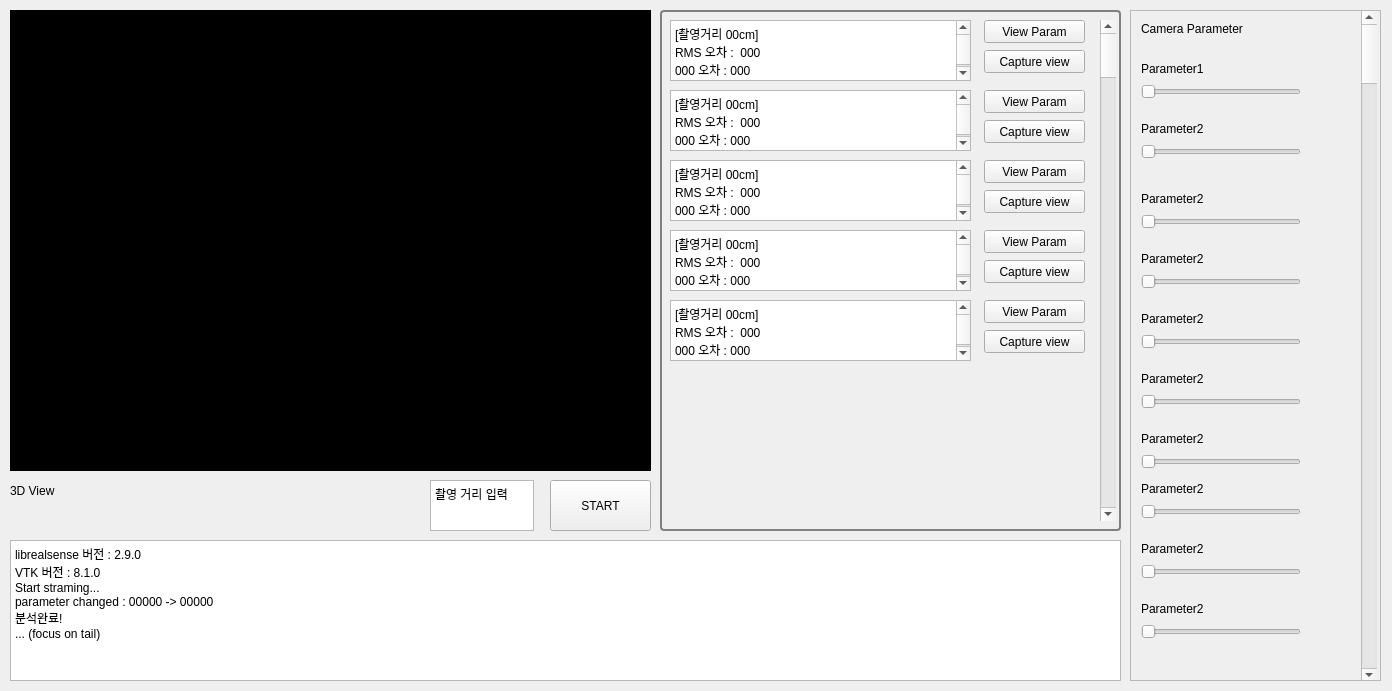
<?xml version="1.0" encoding="UTF-8"?>
<ui version="4.0">
 <class>ValueTestModuleClass</class>
 <widget class="QWidget" name="ValueTestModuleClass">
  <property name="geometry">
   <rect>
    <x>0</x>
    <y>0</y>
    <width>1392</width>
    <height>691</height>
   </rect>
  </property>
  <property name="windowTitle">
   <string>ValueTestModule</string>
  </property>
  <widget class="QFrame" name="Viewer_cad_RS">
   <property name="geometry">
    <rect>
     <x>10</x>
     <y>10</y>
     <width>641</width>
     <height>461</height>
    </rect>
   </property>
   <property name="styleSheet">
    <string notr="true">background-color: rgb(0, 0, 0);</string>
   </property>
   <property name="frameShape">
    <enum>QFrame::StyledPanel</enum>
   </property>
   <property name="frameShadow">
    <enum>QFrame::Raised</enum>
   </property>
  </widget>
  <widget class="QTextBrowser" name="textBrowser">
   <property name="geometry">
    <rect>
     <x>10</x>
     <y>540</y>
     <width>1111</width>
     <height>141</height>
    </rect>
   </property>
   <property name="html">
    <string>&lt;!DOCTYPE HTML PUBLIC &quot;-//W3C//DTD HTML 4.0//EN&quot; &quot;http://www.w3.org/TR/REC-html40/strict.dtd&quot;&gt;
&lt;html&gt;&lt;head&gt;&lt;meta name=&quot;qrichtext&quot; content=&quot;1&quot; /&gt;&lt;style type=&quot;text/css&quot;&gt;
p, li { white-space: pre-wrap; }
&lt;/style&gt;&lt;/head&gt;&lt;body style=&quot; font-family:'Gulim'; font-size:9pt; font-weight:400; font-style:normal;&quot;&gt;
&lt;p style=&quot; margin-top:0px; margin-bottom:0px; margin-left:0px; margin-right:0px; -qt-block-indent:0; text-indent:0px;&quot;&gt;librealsense 버전 : 2.9.0&lt;/p&gt;
&lt;p style=&quot; margin-top:0px; margin-bottom:0px; margin-left:0px; margin-right:0px; -qt-block-indent:0; text-indent:0px;&quot;&gt;VTK 버전 : 8.1.0&lt;/p&gt;
&lt;p style=&quot; margin-top:0px; margin-bottom:0px; margin-left:0px; margin-right:0px; -qt-block-indent:0; text-indent:0px;&quot;&gt;Start straming...&lt;/p&gt;
&lt;p style=&quot; margin-top:0px; margin-bottom:0px; margin-left:0px; margin-right:0px; -qt-block-indent:0; text-indent:0px;&quot;&gt;parameter changed : 00000 -&amp;gt; 00000&lt;/p&gt;
&lt;p style=&quot; margin-top:0px; margin-bottom:0px; margin-left:0px; margin-right:0px; -qt-block-indent:0; text-indent:0px;&quot;&gt;분석완료!&lt;br /&gt;... (focus on tail)&lt;br /&gt;&lt;/p&gt;&lt;/body&gt;&lt;/html&gt;</string>
   </property>
  </widget>
  <widget class="QPushButton" name="CapDepBtn">
   <property name="geometry">
    <rect>
     <x>550</x>
     <y>480</y>
     <width>101</width>
     <height>51</height>
    </rect>
   </property>
   <property name="text">
    <string>START</string>
   </property>
  </widget>
  <widget class="QScrollArea" name="scrollArea">
   <property name="geometry">
    <rect>
     <x>1130</x>
     <y>10</y>
     <width>251</width>
     <height>671</height>
    </rect>
   </property>
   <property name="widgetResizable">
    <bool>true</bool>
   </property>
   <widget class="QWidget" name="scrollAreaWidgetContents">
    <property name="geometry">
     <rect>
      <x>0</x>
      <y>0</y>
      <width>249</width>
      <height>669</height>
     </rect>
    </property>
    <widget class="QSlider" name="horizontalSlider">
     <property name="geometry">
      <rect>
       <x>10</x>
       <y>70</y>
       <width>160</width>
       <height>22</height>
      </rect>
     </property>
     <property name="orientation">
      <enum>Qt::Horizontal</enum>
     </property>
    </widget>
    <widget class="QSlider" name="horizontalSlider_2">
     <property name="geometry">
      <rect>
       <x>10</x>
       <y>130</y>
       <width>160</width>
       <height>22</height>
      </rect>
     </property>
     <property name="orientation">
      <enum>Qt::Horizontal</enum>
     </property>
    </widget>
    <widget class="QLabel" name="label_11">
     <property name="geometry">
      <rect>
       <x>10</x>
       <y>10</y>
       <width>151</width>
       <height>16</height>
      </rect>
     </property>
     <property name="text">
      <string>Camera Parameter</string>
     </property>
    </widget>
    <widget class="QLabel" name="label_12">
     <property name="geometry">
      <rect>
       <x>10</x>
       <y>50</y>
       <width>151</width>
       <height>16</height>
      </rect>
     </property>
     <property name="text">
      <string>Parameter1</string>
     </property>
    </widget>
    <widget class="QLabel" name="label_13">
     <property name="geometry">
      <rect>
       <x>10</x>
       <y>110</y>
       <width>151</width>
       <height>16</height>
      </rect>
     </property>
     <property name="text">
      <string>Parameter2</string>
     </property>
    </widget>
    <widget class="QLabel" name="label_14">
     <property name="geometry">
      <rect>
       <x>10</x>
       <y>180</y>
       <width>151</width>
       <height>16</height>
      </rect>
     </property>
     <property name="text">
      <string>Parameter2</string>
     </property>
    </widget>
    <widget class="QSlider" name="horizontalSlider_3">
     <property name="geometry">
      <rect>
       <x>10</x>
       <y>200</y>
       <width>160</width>
       <height>22</height>
      </rect>
     </property>
     <property name="orientation">
      <enum>Qt::Horizontal</enum>
     </property>
    </widget>
    <widget class="QLabel" name="label_15">
     <property name="geometry">
      <rect>
       <x>10</x>
       <y>240</y>
       <width>151</width>
       <height>16</height>
      </rect>
     </property>
     <property name="text">
      <string>Parameter2</string>
     </property>
    </widget>
    <widget class="QSlider" name="horizontalSlider_4">
     <property name="geometry">
      <rect>
       <x>10</x>
       <y>260</y>
       <width>160</width>
       <height>22</height>
      </rect>
     </property>
     <property name="orientation">
      <enum>Qt::Horizontal</enum>
     </property>
    </widget>
    <widget class="QSlider" name="horizontalSlider_5">
     <property name="geometry">
      <rect>
       <x>10</x>
       <y>320</y>
       <width>160</width>
       <height>22</height>
      </rect>
     </property>
     <property name="orientation">
      <enum>Qt::Horizontal</enum>
     </property>
    </widget>
    <widget class="QLabel" name="label_16">
     <property name="geometry">
      <rect>
       <x>10</x>
       <y>300</y>
       <width>151</width>
       <height>16</height>
      </rect>
     </property>
     <property name="text">
      <string>Parameter2</string>
     </property>
    </widget>
    <widget class="QSlider" name="horizontalSlider_6">
     <property name="geometry">
      <rect>
       <x>10</x>
       <y>380</y>
       <width>160</width>
       <height>22</height>
      </rect>
     </property>
     <property name="orientation">
      <enum>Qt::Horizontal</enum>
     </property>
    </widget>
    <widget class="QLabel" name="label_17">
     <property name="geometry">
      <rect>
       <x>10</x>
       <y>360</y>
       <width>151</width>
       <height>16</height>
      </rect>
     </property>
     <property name="text">
      <string>Parameter2</string>
     </property>
    </widget>
    <widget class="QSlider" name="horizontalSlider_7">
     <property name="geometry">
      <rect>
       <x>10</x>
       <y>440</y>
       <width>160</width>
       <height>22</height>
      </rect>
     </property>
     <property name="orientation">
      <enum>Qt::Horizontal</enum>
     </property>
    </widget>
    <widget class="QLabel" name="label_18">
     <property name="geometry">
      <rect>
       <x>10</x>
       <y>420</y>
       <width>151</width>
       <height>16</height>
      </rect>
     </property>
     <property name="text">
      <string>Parameter2</string>
     </property>
    </widget>
    <widget class="QSlider" name="horizontalSlider_8">
     <property name="geometry">
      <rect>
       <x>10</x>
       <y>490</y>
       <width>160</width>
       <height>22</height>
      </rect>
     </property>
     <property name="orientation">
      <enum>Qt::Horizontal</enum>
     </property>
    </widget>
    <widget class="QLabel" name="label_19">
     <property name="geometry">
      <rect>
       <x>10</x>
       <y>470</y>
       <width>151</width>
       <height>16</height>
      </rect>
     </property>
     <property name="text">
      <string>Parameter2</string>
     </property>
    </widget>
    <widget class="QSlider" name="horizontalSlider_9">
     <property name="geometry">
      <rect>
       <x>10</x>
       <y>550</y>
       <width>160</width>
       <height>22</height>
      </rect>
     </property>
     <property name="orientation">
      <enum>Qt::Horizontal</enum>
     </property>
    </widget>
    <widget class="QLabel" name="label_20">
     <property name="geometry">
      <rect>
       <x>10</x>
       <y>530</y>
       <width>151</width>
       <height>16</height>
      </rect>
     </property>
     <property name="text">
      <string>Parameter2</string>
     </property>
    </widget>
    <widget class="QSlider" name="horizontalSlider_10">
     <property name="geometry">
      <rect>
       <x>10</x>
       <y>610</y>
       <width>160</width>
       <height>22</height>
      </rect>
     </property>
     <property name="orientation">
      <enum>Qt::Horizontal</enum>
     </property>
    </widget>
    <widget class="QLabel" name="label_21">
     <property name="geometry">
      <rect>
       <x>10</x>
       <y>590</y>
       <width>151</width>
       <height>16</height>
      </rect>
     </property>
     <property name="text">
      <string>Parameter2</string>
     </property>
    </widget>
    <widget class="QScrollBar" name="verticalScrollBar">
     <property name="geometry">
      <rect>
       <x>230</x>
       <y>0</y>
       <width>16</width>
       <height>671</height>
      </rect>
     </property>
     <property name="orientation">
      <enum>Qt::Vertical</enum>
     </property>
    </widget>
   </widget>
  </widget>
  <widget class="QLabel" name="label_8">
   <property name="geometry">
    <rect>
     <x>10</x>
     <y>470</y>
     <width>61</width>
     <height>41</height>
    </rect>
   </property>
   <property name="text">
    <string>3D View</string>
   </property>
  </widget>
  <widget class="QTextBrowser" name="textBrowser_2">
   <property name="geometry">
    <rect>
     <x>670</x>
     <y>20</y>
     <width>301</width>
     <height>61</height>
    </rect>
   </property>
   <property name="html">
    <string>&lt;!DOCTYPE HTML PUBLIC &quot;-//W3C//DTD HTML 4.0//EN&quot; &quot;http://www.w3.org/TR/REC-html40/strict.dtd&quot;&gt;
&lt;html&gt;&lt;head&gt;&lt;meta name=&quot;qrichtext&quot; content=&quot;1&quot; /&gt;&lt;style type=&quot;text/css&quot;&gt;
p, li { white-space: pre-wrap; }
&lt;/style&gt;&lt;/head&gt;&lt;body style=&quot; font-family:'Gulim'; font-size:9pt; font-weight:400; font-style:normal;&quot;&gt;
&lt;p style=&quot; margin-top:0px; margin-bottom:0px; margin-left:0px; margin-right:0px; -qt-block-indent:0; text-indent:0px;&quot;&gt;[촬영거리 00cm]&lt;/p&gt;
&lt;p style=&quot; margin-top:0px; margin-bottom:0px; margin-left:0px; margin-right:0px; -qt-block-indent:0; text-indent:0px;&quot;&gt;RMS 오차 :  000&lt;br /&gt;000 오차 : 000 &lt;/p&gt;&lt;/body&gt;&lt;/html&gt;</string>
   </property>
  </widget>
  <widget class="QLabel" name="label_9">
   <property name="geometry">
    <rect>
     <x>660</x>
     <y>10</y>
     <width>461</width>
     <height>521</height>
    </rect>
   </property>
   <property name="styleSheet">
    <string notr="true">border-radius: 4px;
border: 2px solid gray;
background-image: url(:/myImage.png);
</string>
   </property>
   <property name="text">
    <string/>
   </property>
  </widget>
  <widget class="QScrollBar" name="verticalScrollBar_2">
   <property name="geometry">
    <rect>
     <x>1100</x>
     <y>20</y>
     <width>16</width>
     <height>501</height>
    </rect>
   </property>
   <property name="orientation">
    <enum>Qt::Vertical</enum>
   </property>
  </widget>
  <widget class="QTextEdit" name="textEdit">
   <property name="geometry">
    <rect>
     <x>430</x>
     <y>480</y>
     <width>104</width>
     <height>51</height>
    </rect>
   </property>
   <property name="html">
    <string>&lt;!DOCTYPE HTML PUBLIC &quot;-//W3C//DTD HTML 4.0//EN&quot; &quot;http://www.w3.org/TR/REC-html40/strict.dtd&quot;&gt;
&lt;html&gt;&lt;head&gt;&lt;meta name=&quot;qrichtext&quot; content=&quot;1&quot; /&gt;&lt;style type=&quot;text/css&quot;&gt;
p, li { white-space: pre-wrap; }
&lt;/style&gt;&lt;/head&gt;&lt;body style=&quot; font-family:'Gulim'; font-size:9pt; font-weight:400; font-style:normal;&quot;&gt;
&lt;p style=&quot; margin-top:0px; margin-bottom:0px; margin-left:0px; margin-right:0px; -qt-block-indent:0; text-indent:0px;&quot;&gt;촬영 거리 입력&lt;/p&gt;&lt;/body&gt;&lt;/html&gt;</string>
   </property>
  </widget>
  <widget class="QPushButton" name="pushButton">
   <property name="geometry">
    <rect>
     <x>984</x>
     <y>20</y>
     <width>101</width>
     <height>23</height>
    </rect>
   </property>
   <property name="text">
    <string>View Param</string>
   </property>
  </widget>
  <widget class="QPushButton" name="pushButton_2">
   <property name="geometry">
    <rect>
     <x>984</x>
     <y>50</y>
     <width>101</width>
     <height>23</height>
    </rect>
   </property>
   <property name="text">
    <string>Capture view</string>
   </property>
  </widget>
  <widget class="QPushButton" name="pushButton_3">
   <property name="geometry">
    <rect>
     <x>984</x>
     <y>90</y>
     <width>101</width>
     <height>23</height>
    </rect>
   </property>
   <property name="text">
    <string>View Param</string>
   </property>
  </widget>
  <widget class="QPushButton" name="pushButton_4">
   <property name="geometry">
    <rect>
     <x>984</x>
     <y>120</y>
     <width>101</width>
     <height>23</height>
    </rect>
   </property>
   <property name="text">
    <string>Capture view</string>
   </property>
  </widget>
  <widget class="QTextBrowser" name="textBrowser_3">
   <property name="geometry">
    <rect>
     <x>670</x>
     <y>90</y>
     <width>301</width>
     <height>61</height>
    </rect>
   </property>
   <property name="html">
    <string>&lt;!DOCTYPE HTML PUBLIC &quot;-//W3C//DTD HTML 4.0//EN&quot; &quot;http://www.w3.org/TR/REC-html40/strict.dtd&quot;&gt;
&lt;html&gt;&lt;head&gt;&lt;meta name=&quot;qrichtext&quot; content=&quot;1&quot; /&gt;&lt;style type=&quot;text/css&quot;&gt;
p, li { white-space: pre-wrap; }
&lt;/style&gt;&lt;/head&gt;&lt;body style=&quot; font-family:'Gulim'; font-size:9pt; font-weight:400; font-style:normal;&quot;&gt;
&lt;p style=&quot; margin-top:0px; margin-bottom:0px; margin-left:0px; margin-right:0px; -qt-block-indent:0; text-indent:0px;&quot;&gt;[촬영거리 00cm]&lt;/p&gt;
&lt;p style=&quot; margin-top:0px; margin-bottom:0px; margin-left:0px; margin-right:0px; -qt-block-indent:0; text-indent:0px;&quot;&gt;RMS 오차 :  000&lt;br /&gt;000 오차 : 000 &lt;/p&gt;&lt;/body&gt;&lt;/html&gt;</string>
   </property>
  </widget>
  <widget class="QPushButton" name="pushButton_5">
   <property name="geometry">
    <rect>
     <x>984</x>
     <y>160</y>
     <width>101</width>
     <height>23</height>
    </rect>
   </property>
   <property name="text">
    <string>View Param</string>
   </property>
  </widget>
  <widget class="QPushButton" name="pushButton_6">
   <property name="geometry">
    <rect>
     <x>984</x>
     <y>190</y>
     <width>101</width>
     <height>23</height>
    </rect>
   </property>
   <property name="text">
    <string>Capture view</string>
   </property>
  </widget>
  <widget class="QTextBrowser" name="textBrowser_4">
   <property name="geometry">
    <rect>
     <x>670</x>
     <y>160</y>
     <width>301</width>
     <height>61</height>
    </rect>
   </property>
   <property name="html">
    <string>&lt;!DOCTYPE HTML PUBLIC &quot;-//W3C//DTD HTML 4.0//EN&quot; &quot;http://www.w3.org/TR/REC-html40/strict.dtd&quot;&gt;
&lt;html&gt;&lt;head&gt;&lt;meta name=&quot;qrichtext&quot; content=&quot;1&quot; /&gt;&lt;style type=&quot;text/css&quot;&gt;
p, li { white-space: pre-wrap; }
&lt;/style&gt;&lt;/head&gt;&lt;body style=&quot; font-family:'Gulim'; font-size:9pt; font-weight:400; font-style:normal;&quot;&gt;
&lt;p style=&quot; margin-top:0px; margin-bottom:0px; margin-left:0px; margin-right:0px; -qt-block-indent:0; text-indent:0px;&quot;&gt;[촬영거리 00cm]&lt;/p&gt;
&lt;p style=&quot; margin-top:0px; margin-bottom:0px; margin-left:0px; margin-right:0px; -qt-block-indent:0; text-indent:0px;&quot;&gt;RMS 오차 :  000&lt;br /&gt;000 오차 : 000 &lt;/p&gt;&lt;/body&gt;&lt;/html&gt;</string>
   </property>
  </widget>
  <widget class="QPushButton" name="pushButton_7">
   <property name="geometry">
    <rect>
     <x>984</x>
     <y>230</y>
     <width>101</width>
     <height>23</height>
    </rect>
   </property>
   <property name="text">
    <string>View Param</string>
   </property>
  </widget>
  <widget class="QPushButton" name="pushButton_8">
   <property name="geometry">
    <rect>
     <x>984</x>
     <y>260</y>
     <width>101</width>
     <height>23</height>
    </rect>
   </property>
   <property name="text">
    <string>Capture view</string>
   </property>
  </widget>
  <widget class="QTextBrowser" name="textBrowser_5">
   <property name="geometry">
    <rect>
     <x>670</x>
     <y>230</y>
     <width>301</width>
     <height>61</height>
    </rect>
   </property>
   <property name="html">
    <string>&lt;!DOCTYPE HTML PUBLIC &quot;-//W3C//DTD HTML 4.0//EN&quot; &quot;http://www.w3.org/TR/REC-html40/strict.dtd&quot;&gt;
&lt;html&gt;&lt;head&gt;&lt;meta name=&quot;qrichtext&quot; content=&quot;1&quot; /&gt;&lt;style type=&quot;text/css&quot;&gt;
p, li { white-space: pre-wrap; }
&lt;/style&gt;&lt;/head&gt;&lt;body style=&quot; font-family:'Gulim'; font-size:9pt; font-weight:400; font-style:normal;&quot;&gt;
&lt;p style=&quot; margin-top:0px; margin-bottom:0px; margin-left:0px; margin-right:0px; -qt-block-indent:0; text-indent:0px;&quot;&gt;[촬영거리 00cm]&lt;/p&gt;
&lt;p style=&quot; margin-top:0px; margin-bottom:0px; margin-left:0px; margin-right:0px; -qt-block-indent:0; text-indent:0px;&quot;&gt;RMS 오차 :  000&lt;br /&gt;000 오차 : 000 &lt;/p&gt;&lt;/body&gt;&lt;/html&gt;</string>
   </property>
  </widget>
  <widget class="QPushButton" name="pushButton_9">
   <property name="geometry">
    <rect>
     <x>984</x>
     <y>300</y>
     <width>101</width>
     <height>23</height>
    </rect>
   </property>
   <property name="text">
    <string>View Param</string>
   </property>
  </widget>
  <widget class="QPushButton" name="pushButton_10">
   <property name="geometry">
    <rect>
     <x>984</x>
     <y>330</y>
     <width>101</width>
     <height>23</height>
    </rect>
   </property>
   <property name="text">
    <string>Capture view</string>
   </property>
  </widget>
  <widget class="QTextBrowser" name="textBrowser_6">
   <property name="geometry">
    <rect>
     <x>670</x>
     <y>300</y>
     <width>301</width>
     <height>61</height>
    </rect>
   </property>
   <property name="html">
    <string>&lt;!DOCTYPE HTML PUBLIC &quot;-//W3C//DTD HTML 4.0//EN&quot; &quot;http://www.w3.org/TR/REC-html40/strict.dtd&quot;&gt;
&lt;html&gt;&lt;head&gt;&lt;meta name=&quot;qrichtext&quot; content=&quot;1&quot; /&gt;&lt;style type=&quot;text/css&quot;&gt;
p, li { white-space: pre-wrap; }
&lt;/style&gt;&lt;/head&gt;&lt;body style=&quot; font-family:'Gulim'; font-size:9pt; font-weight:400; font-style:normal;&quot;&gt;
&lt;p style=&quot; margin-top:0px; margin-bottom:0px; margin-left:0px; margin-right:0px; -qt-block-indent:0; text-indent:0px;&quot;&gt;[촬영거리 00cm]&lt;/p&gt;
&lt;p style=&quot; margin-top:0px; margin-bottom:0px; margin-left:0px; margin-right:0px; -qt-block-indent:0; text-indent:0px;&quot;&gt;RMS 오차 :  000&lt;br /&gt;000 오차 : 000 &lt;/p&gt;&lt;/body&gt;&lt;/html&gt;</string>
   </property>
  </widget>
  <zorder>label_9</zorder>
  <zorder>Viewer_cad_RS</zorder>
  <zorder>textBrowser</zorder>
  <zorder>CapDepBtn</zorder>
  <zorder>scrollArea</zorder>
  <zorder>label_8</zorder>
  <zorder>textBrowser_2</zorder>
  <zorder>verticalScrollBar_2</zorder>
  <zorder>textEdit</zorder>
  <zorder>pushButton</zorder>
  <zorder>pushButton_2</zorder>
  <zorder>pushButton_3</zorder>
  <zorder>pushButton_4</zorder>
  <zorder>textBrowser_3</zorder>
  <zorder>pushButton_5</zorder>
  <zorder>pushButton_6</zorder>
  <zorder>textBrowser_4</zorder>
  <zorder>pushButton_7</zorder>
  <zorder>pushButton_8</zorder>
  <zorder>textBrowser_5</zorder>
  <zorder>pushButton_9</zorder>
  <zorder>pushButton_10</zorder>
  <zorder>textBrowser_6</zorder>
 </widget>
 <layoutdefault spacing="6" margin="11"/>
 <resources>
  <include location="ValueTestModule.qrc"/>
 </resources>
 <connections/>
</ui>
